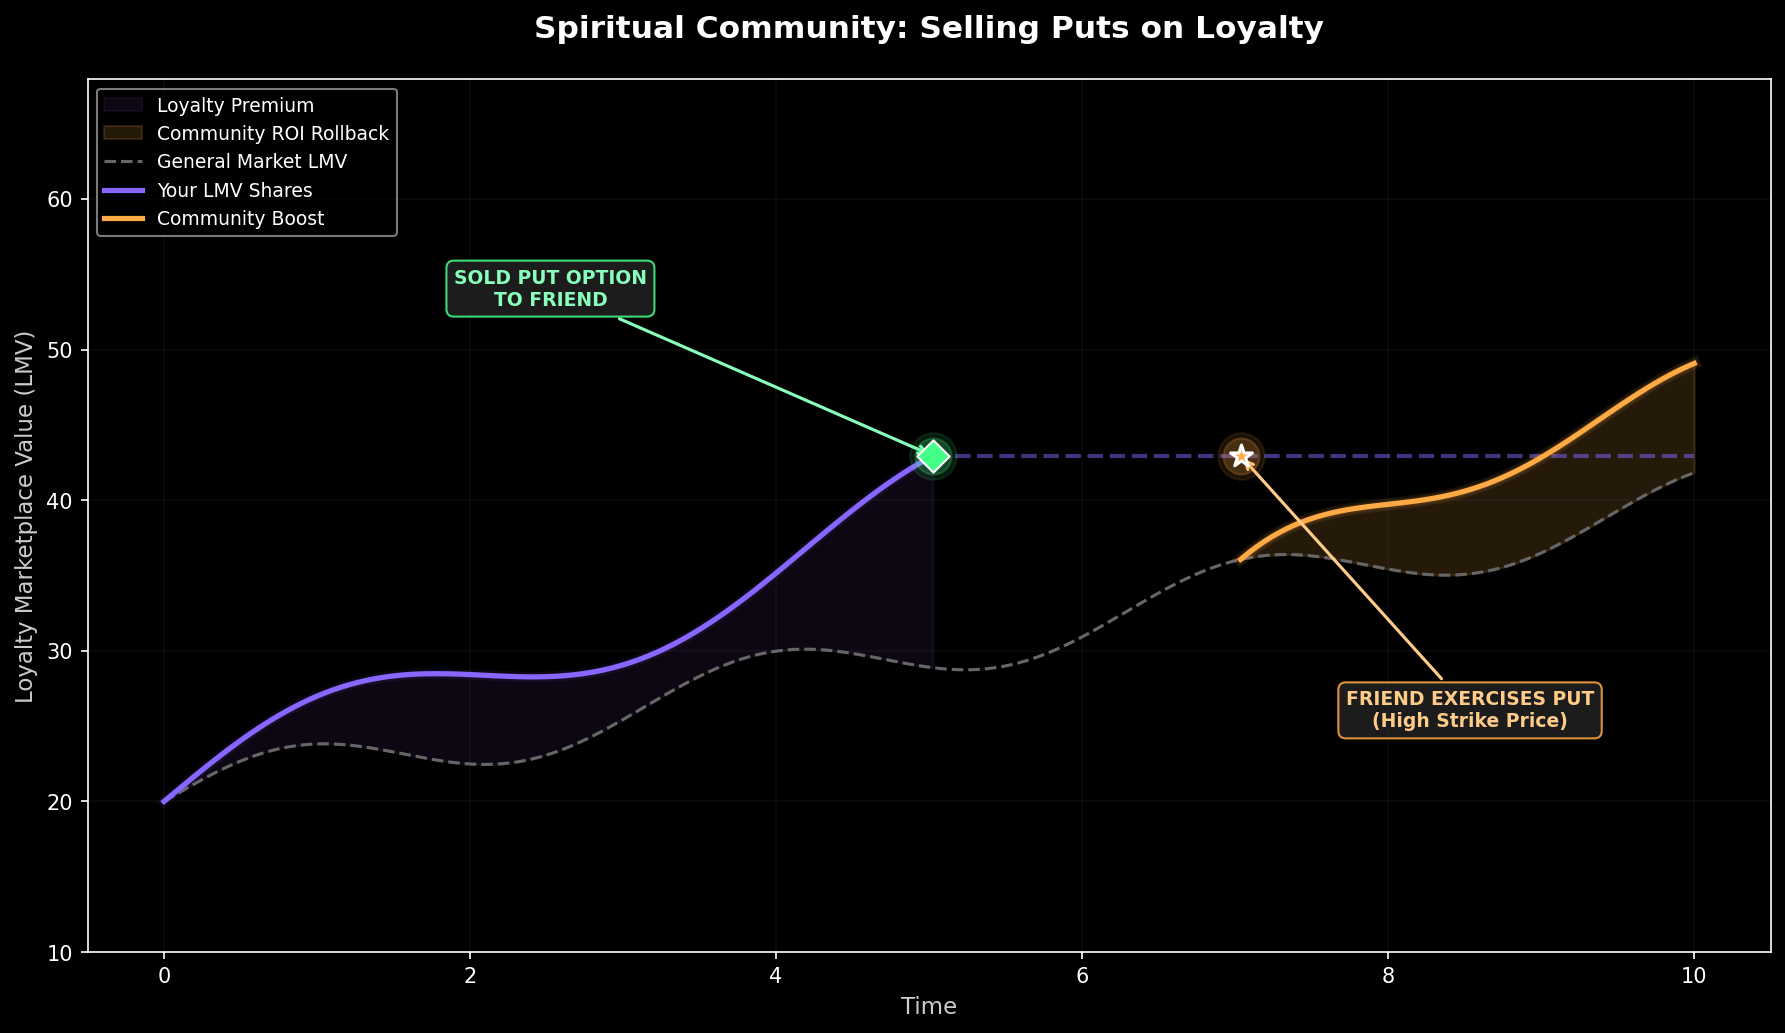

Write the Python code that produced this figure.
import matplotlib.pyplot as plt
import numpy as np

# Scenario: Sold a put option at a high value to a friend.
# Friend exercises it, rolling the ROI back into the community.

plt.style.use('dark_background')

time = np.linspace(0, 10, 200)
lmv_base = 20 + time * 2 + np.sin(time * 2) * 2  # Wavy general market
my_lmv = 20 + time * 4 + np.sin(time * 1.5) * 3  # Accelerated with organic feel
idx_sold = 100  # ~time=5
idx_exercise = 140  # ~time=7
my_lmv[idx_sold:] = my_lmv[idx_sold]  # Plateaus when moving away

# Post-exercise community boost
community_boost = np.copy(lmv_base)
community_boost[idx_exercise:] = lmv_base[idx_exercise:] + 8 * (1 - np.exp(-0.8 * (time[idx_exercise:] - time[idx_exercise])))

fig, ax = plt.subplots(figsize=(12, 7))

# Fill between your LMV and market to show premium
ax.fill_between(time[:idx_sold+1], lmv_base[:idx_sold+1], my_lmv[:idx_sold+1],
                alpha=0.08, color='#aa66ff', label='Loyalty Premium')

# Fill the community boost zone
ax.fill_between(time[idx_exercise:], lmv_base[idx_exercise:], community_boost[idx_exercise:],
                alpha=0.15, color='#ffaa44', label='Community ROI Rollback')

# General market line
ax.plot(time, lmv_base, linestyle='--', color='#666666', linewidth=1.5, label='General Market LMV')

# Your LMV — rise phase
ax.plot(time[:idx_sold+1], my_lmv[:idx_sold+1], color='#8866ff', linewidth=2.5, label='Your LMV Shares')
for w in [5, 3]:
    ax.plot(time[:idx_sold+1], my_lmv[:idx_sold+1], color='#8866ff', linewidth=w, alpha=0.08)

# Your LMV — plateau
ax.plot(time[idx_sold:], my_lmv[idx_sold:], color='#8866ff', linewidth=2, linestyle='--', alpha=0.5)

# Community boost line
ax.plot(time[idx_exercise:], community_boost[idx_exercise:], color='#ffaa44', linewidth=2.5, label='Community Boost')
for w in [6, 4]:
    ax.plot(time[idx_exercise:], community_boost[idx_exercise:], color='#ffaa44', linewidth=w, alpha=0.1)

# Event markers with glow
for s, a in [(500, 0.1), (300, 0.2)]:
    ax.scatter(time[idx_sold], my_lmv[idx_sold], color='#44ff88', s=s, alpha=a, zorder=4)
ax.scatter(time[idx_sold], my_lmv[idx_sold], color='#44ff88', s=120, zorder=5, marker='D', edgecolors='white', linewidths=1)

for s, a in [(500, 0.1), (300, 0.2)]:
    ax.scatter(time[idx_exercise], my_lmv[idx_exercise], color='#ffaa44', s=s, alpha=a, zorder=4)
ax.scatter(time[idx_exercise], my_lmv[idx_exercise], color='#ffaa44', s=120, zorder=5, marker='*', edgecolors='white', linewidths=1.5)

# Annotations
ax.annotate(
    'SOLD PUT OPTION\nTO FRIEND',
    xy=(time[idx_sold], my_lmv[idx_sold]), xytext=(time[idx_sold] - 2.5, my_lmv[idx_sold] + 10),
    textcoords='data', ha='center', fontsize=9, fontweight='bold', color='#88ffbb',
    arrowprops=dict(arrowstyle='->', color='#88ffbb', lw=1.5),
    bbox=dict(boxstyle='round,pad=0.4', fc='#222222', ec='#44ff88', alpha=0.85)
)

ax.annotate(
    'FRIEND EXERCISES PUT\n(High Strike Price)',
    xy=(time[idx_exercise], my_lmv[idx_exercise]), xytext=(time[idx_exercise] + 1.5, my_lmv[idx_exercise] - 18),
    textcoords='data', ha='center', fontsize=9, fontweight='bold', color='#ffcc88',
    arrowprops=dict(arrowstyle='->', color='#ffcc88', lw=1.5),
    bbox=dict(boxstyle='round,pad=0.4', fc='#222222', ec='#ffaa44', alpha=0.85)
)

ax.set_title("Spiritual Community: Selling Puts on Loyalty",
             fontsize=15, fontweight='bold', color='white', pad=20)
ax.set_xlabel("Time", fontsize=11, color='#cccccc')
ax.set_ylabel("Loyalty Marketplace Value (LMV)", fontsize=11, color='#cccccc')
ax.set_ylim(10, my_lmv[idx_sold] + 25)
ax.legend(loc='upper left', fontsize=9, framealpha=0.6)
ax.grid(True, alpha=0.15, color='#444444')

plt.tight_layout()
plt.savefig('riskrunners/legacy/loyalty-marketplace/micro-spiritual.png', dpi=150, bbox_inches='tight')
print('Saved micro-spiritual.png')
